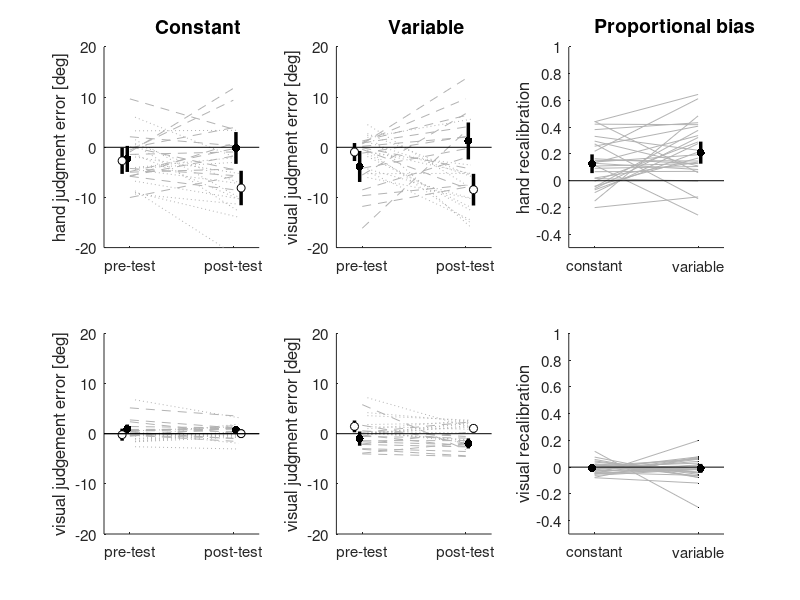

MATLAB code to generate this figure: (Note: this script raises an error after producing the figure.)

% creates figure 3 of Debats et al
% "Different time scales of common-cause evidence shape multisensory
% integration, recalibration and motor adaptation "


% Figure 3 Recalibration


clear;
close all
load('DataPlots');

tFactors = icdf('T',[.025 .975],nvp-1);
nvp=28;
LW = 2.5;
p1 = 10.5;
p2 = 11.5;
% sequence of blocks
seq = [1 2 1 2 1 2 1 2 1 2 1 2 1 2 1 2 1 2 1 2 1 2 1 2 1 2 1 2];  % position of Lin
nvp_first=length(ARLin(ARLin(:)==1)); nvp_second=length(ARLin(ARLin(:)==-1));

figure(2);clf;
%--------------------------------------------------------------------------------
% group results for recalibration, explicit judgments, unimodal trials
% Vor -und Nachtest aufteilen je nach Richtung der Adaptation wie in
%                       ARLin(ivp)  und ARCur(ivp) mit +1 oder -1 angegeben;
% straight, judgement errors hand
clear x1a x1b x2a x2b
nvp_first=length(ARLin(ARLin(:)==1)); nvp_second=length(ARLin(ARLin(:)==-1));
M1a = mean(outcome.PreLinUniH(ARLin(:)==1,2)); SE1a = std(outcome.PreLinUniH(ARLin(:)==1,2))/sqrt(nvp_first);
CI1alow = M1a+tFactors(1)*SE1a; CI1ahigh = M1a+tFactors(2)*SE1a;
M2a = mean(outcome.PostLinUniH(ARLin(:)==1,2)); SE2a = std(outcome.PostLinUniH(ARLin(:)==1,2))/sqrt(nvp_first);
CI2alow = M2a+tFactors(1)*SE2a; CI2ahigh = M2a+tFactors(2)*SE2a;
M1b = mean(outcome.PreLinUniH(ARLin(:)==-1,2)); SE1b = std(outcome.PreLinUniH(ARLin(:)==-1,2))/sqrt(nvp_second);
CI1blow = M1b+tFactors(1)*SE1b; CI1bhigh = M1b+tFactors(2)*SE1b;
M2b = mean(outcome.PostLinUniH(ARLin(:)==-1,2)); SE2b = std(outcome.PostLinUniH(ARLin(:)==-1,2))/sqrt(nvp_second);
CI2blow = M2b+tFactors(1)*SE2b; CI2bhigh = M2b+tFactors(2)*SE2b;
subplot (2,3,1)
x1a(1:nvp_first) = -10; y1a=outcome.PreLinUniH(ARLin(:)==1,2);
hold on
x2a(1:nvp_first) = 10; y2a=outcome.PostLinUniH(ARLin(:)==1,2);
for ivp=1:nvp_first
    plot([x1a(ivp) x2a(ivp)],[y1a(ivp) y2a(ivp)],'--k','color',[.7 .7 .7])
end    
x1b(1:nvp_second) = -9; y1b=outcome.PreLinUniH(ARLin(:)==-1,2);
x2b(1:nvp_second) = 11; y2b=outcome.PostLinUniH(ARLin(:)==-1,2);
for ivp=1:nvp_second
    plot([x1b(ivp) x2b(ivp)],[y1b(ivp) y2b(ivp)],':k','color',[.7 .7 .7])
end    
plot([-p1 -p1],[CI1alow CI1ahigh],'-k','LineWidth',LW)
plot([+p1 +p1],[CI2alow CI2ahigh],'-k','LineWidth',LW)
scatter([-p1 p1],[M1a M2a],35,'k','filled');

plot([-p2 -p2],[CI1blow CI1bhigh],'-k','LineWidth',LW)
plot([+p2 +p2],[CI2blow CI2bhigh],'-k','LineWidth',LW)
scatter([-p2 p2],[M1b M2b],35,'k','MarkerFaceColor','w');

plot([-15 15],[0 0],'-k')
ylabel('hand judgment error [deg]')
xticks([-10 10])
xticklabels({'pre-test','post-test'})
axis([-15 15 -20 20])
set(gca,'FontSize',11)
text(-5,24,'Constant','FontSize',14,'FontWeight','Bold');


% ---------------------------------------------------
% curved, judgement errors hand
clear x1a x1b x2a x2b
nvp_first=length(ARCur(ARCur(:)==1)); nvp_second=length(ARCur(ARCur(:)==-1));
M1a = mean(outcome.PreCurUniH(ARCur(:)==1,2)); SE1a = std(outcome.PreCurUniH(ARCur(:)==1,2))/sqrt(nvp_first);
CI1alow = M1a+tFactors(1)*SE1a; CI1ahigh = M1a+tFactors(2)*SE1a;
M2a = mean(outcome.PostCurUniH(ARCur(:)==1,2)); SE2a = std(outcome.PostCurUniH(ARCur(:)==1,2))/sqrt(nvp_first);
CI2alow = M2a+tFactors(1)*SE2a; CI2ahigh = M2a+tFactors(2)*SE2a;
M1b = mean(outcome.PreCurUniH(ARCur(:)==-1,2)); SE1b = std(outcome.PreCurUniH(ARCur(:)==-1,2))/sqrt(nvp_second);
CI1blow = M1b+tFactors(1)*SE1b; CI1bhigh = M1b+tFactors(2)*SE1b;
M2b = mean(outcome.PostCurUniH(ARCur(:)==-1,2)); SE2b = std(outcome.PostCurUniH(ARCur(:)==-1,2))/sqrt(nvp_second);
CI2blow = M2b+tFactors(1)*SE2b; CI2bhigh = M2b+tFactors(2)*SE2b;
subplot (2,3,2)
x1a(1:nvp_first) = -10; y1a=outcome.PreCurUniH(ARCur(:)==1,2);
hold on
x2a(1:nvp_first) = 10; y2a=outcome.PostCurUniH(ARCur(:)==1,2);
for ivp=1:nvp_first
    plot([x1a(ivp) x2a(ivp)],[y1a(ivp) y2a(ivp)],'--k','color',[.7 .7 .7])
end    
x1b(1:nvp_second) = -9; y1b=outcome.PreCurUniH(ARCur(:)==-1,2);
x2b(1:nvp_second) = 11; y2b=outcome.PostCurUniH(ARCur(:)==-1,2);
for ivp=1:nvp_second
    plot([x1b(ivp) x2b(ivp)],[y1b(ivp) y2b(ivp)],':k','color',[.7 .7 .7])
end

plot([-p1 -p1],[CI1alow CI1ahigh],'-k','LineWidth',LW)
plot([+p1 +p1],[CI2alow CI2ahigh],'-k','LineWidth',LW)
scatter([-p1 p1],[M1a M2a],35,'k','filled');

plot([-p2 -p2],[CI1blow CI1bhigh],'-k','LineWidth',LW)
plot([+p2 +p2],[CI2blow CI2bhigh],'-k','LineWidth',LW)
scatter([-p2 p2],[M1b M2b],35,'k','MarkerFaceColor','w');

plot([-15 15],[0 0],'-k')
ylabel('visual judgment error [deg]')
xticks([-10 10])
xticklabels({'pre-test','post-test'})
axis([-15 15 -20 20])
set(gca,'FontSize',11)
text(-5,24,'Variable','FontSize',14,'FontWeight','Bold');


% ---------------------------------------------------

% straight and curved, recalibration as proportional bias
M1 = mean(outcome.AELin(:,2)/30); SE1 = std(outcome.AELin(:,2)/30)/sqrt(nvp);
CI1low = M1+tFactors(1)*SE1; CI1high = M1+tFactors(2)*SE1;
M2 = mean(outcome.AECur(:,2)/30); SE2 = std(outcome.AECur(:,2)/30)/sqrt(nvp);
CI2low = M2+tFactors(1)*SE2; CI2high = M2+tFactors(2)*SE2;
subplot (2,3,3)
x1(1:nvp) = -10; y1=outcome.AELin(:,2)/30;
hold on
x2(1:nvp) = 10; y2=outcome.AECur(:,2)/30;
for ivp=1:nvp
    plot([x1(ivp) x2(ivp)],[y1(ivp) y2(ivp)],'-k','color',[.7 .7 .7])
end    
scatter([-10.5 10.5],[M1 M2],35,'k','filled');
plot([-10.5 -10.5],[CI1low CI1high],'-k','LineWidth',LW)
plot([+10.5 +10.5],[CI2low CI2high],'-k','LineWidth',LW)
plot([-15 15],[0 0],'-k')
ylabel('hand recalibration')
xticks([-10 10])
xticklabels({'constant','variable'})
axis([-15 15 -.5 1])
set(gca,'FontSize',11)
text(-10,1.15,'Proportional bias','FontSize',14,'FontWeight','Bold');

% ---------------------------------------------------
% straight, judgement errors cursor
clear x1a x1b x2a x2b
nvp_first=length(ARLin(ARLin(:)==1)); nvp_second=length(ARLin(ARLin(:)==-1));
M1a = mean(outcome.PreLinUniC(ARLin(:)==1,2)); SE1a = std(outcome.PreLinUniC(ARLin(:)==1,2))/sqrt(nvp_first);
CI1alow = M1a+tFactors(1)*SE1a; CI1ahigh = M1a+tFactors(2)*SE1a;
M2a = mean(outcome.PostLinUniC(ARLin(:)==1,2)); SE2a = std(outcome.PostLinUniC(ARLin(:)==1,2))/sqrt(nvp_first);
CI2alow = M2a+tFactors(1)*SE2a; CI2ahigh = M2a+tFactors(2)*SE2a;
M1b = mean(outcome.PreLinUniC(ARLin(:)==-1,2)); SE1b = std(outcome.PreLinUniC(ARLin(:)==-1,2))/sqrt(nvp_second);
CI1blow = M1b+tFactors(1)*SE1b; CI1bhigh = M1b+tFactors(2)*SE1b;
M2b = mean(outcome.PostLinUniC(ARLin(:)==-1,2)); SE2b = std(outcome.PostLinUniC(ARLin(:)==-1,2))/sqrt(nvp_second);
CI2blow = M2b+tFactors(1)*SE2b; CI2bhigh = M2b+tFactors(2)*SE2b;
subplot (2,3,4)
x1a(1:nvp_first) = -10; y1a=outcome.PreLinUniC(ARLin(:)==1,2);
hold on
x2a(1:nvp_first) = 10; y2a=outcome.PostLinUniC(ARLin(:)==1,2);
for ivp=1:nvp_first
    plot([x1a(ivp) x2a(ivp)],[y1a(ivp) y2a(ivp)],'--k','color',[.7 .7 .7])
end    
x1b(1:nvp_second) = -9; y1b=outcome.PreLinUniC(ARLin(:)==-1,2);
x2b(1:nvp_second) = 11; y2b=outcome.PostLinUniC(ARLin(:)==-1,2);
for ivp=1:nvp_second
    plot([x1b(ivp) x2b(ivp)],[y1b(ivp) y2b(ivp)],':k','color',[.7 .7 .7])
end

plot([-p1 -p1],[CI1alow CI1ahigh],'-k','LineWidth',LW)
plot([+p1 +p1],[CI2alow CI2ahigh],'-k','LineWidth',LW)
scatter([-p1 p1],[M1a M2a],35,'k','filled');
plot([-p2 -p2],[CI1blow CI1bhigh],'-k','LineWidth',LW)
plot([+p2 +p2],[CI2blow CI2bhigh],'-k','LineWidth',LW)
scatter([-p2 p2],[M1b M2b],35,'k','MarkerFaceColor','w');
plot([-15 15],[0 0],'-k')

plot([-15 15],[0 0],'-k')
ylabel('visual judgement error [deg]')
xticks([-10 10])
xticklabels({'pre-test','post-test'})
axis([-15 15 -20 20])
set(gca,'FontSize',11)




% ---------------------------------------------------

% curved, judgement errors cursor
clear x1a x1b x2a x2b
nvp_first=length(ARCur(ARCur(:)==1)); nvp_second=length(ARCur(ARCur(:)==-1));
M1a = mean(outcome.PreCurUniC(ARCur(:)==1,2)); SE1a = std(outcome.PreCurUniC(ARCur(:)==1,2))/sqrt(nvp_first);
CI1alow = M1a+tFactors(1)*SE1a; CI1ahigh = M1a+tFactors(2)*SE1a;
M2a = mean(outcome.PostCurUniC(ARCur(:)==1,2)); SE2a = std(outcome.PostCurUniC(ARCur(:)==1,2))/sqrt(nvp_first);
CI2alow = M2a+tFactors(1)*SE2a; CI2ahigh = M2a+tFactors(2)*SE2a;
M1b = mean(outcome.PreCurUniC(ARCur(:)==-1,2)); SE1b = std(outcome.PreCurUniC(ARCur(:)==-1,2))/sqrt(nvp_second);
CI1blow = M1b+tFactors(1)*SE1b; CI1bhigh = M1b+tFactors(2)*SE1b;
M2b = mean(outcome.PostCurUniC(ARCur(:)==-1,2)); SE2b = std(outcome.PostCurUniC(ARCur(:)==-1,2))/sqrt(nvp_second);
CI2blow = M2b+tFactors(1)*SE2b; CI2bhigh = M2b+tFactors(2)*SE2b;
subplot (2,3,5)
x1a(1:nvp_first) = -10; y1a=outcome.PreCurUniC(ARCur(:)==1,2);
hold on
x2a(1:nvp_first) = 10; y2a=outcome.PostCurUniC(ARCur(:)==1,2);
for ivp=1:nvp_first
    plot([x1a(ivp) x2a(ivp)],[y1a(ivp) y2a(ivp)],'--k','color',[.7 .7 .7])
end    
x1b(1:nvp_second) = -9; y1b=outcome.PreCurUniC(ARCur(:)==-1,2);
x2b(1:nvp_second) = 11; y2b=outcome.PostCurUniC(ARCur(:)==-1,2);
for ivp=1:nvp_second
    plot([x1b(ivp) x2b(ivp)],[y1b(ivp) y2b(ivp)],':k','color',[.7 .7 .7])
end    
plot([-p1 -p1],[CI1alow CI1ahigh],'-k','LineWidth',LW)
plot([+p1 +p1],[CI2alow CI2ahigh],'-k','LineWidth',LW)
scatter([-p1 p1],[M1a M2a],35,'k','filled');

plot([-p2 -p2],[CI1blow CI1bhigh],'-k','LineWidth',LW)
plot([+p2 +p2],[CI2blow CI2bhigh],'-k','LineWidth',LW)
scatter([-p2 p2],[M1b M2b],35,'k','MarkerFaceColor','w');
plot([-15 15],[0 0],'-k')
ylabel('visual judgment error [deg]')
xticks([-10 10])
xticklabels({'pre-test','post-test'})
axis([-15 15 -20 20])
set(gca,'FontSize',11)


% ---------------------------------------------------

% straight and curved, recalibration
M1 = mean(outcome.AELin(:,8)/30); SE1 = std(outcome.AELin(:,8)/30)/sqrt(nvp);
CI1low = M1+tFactors(1)*SE1; CI1high = M1+tFactors(2)*SE1;
M2 = mean(outcome.AECur(:,8)/30); SE2 = std(outcome.AECur(:,8)/30)/sqrt(nvp);
CI2low = M2+tFactors(1)*SE2; CI2high = M2+tFactors(2)*SE2;
subplot (2,3,6)
x1(1:nvp) = -10; y1=outcome.AELin(:,8)/30;
hold on
x2(1:nvp) = 10; y2=outcome.AECur(:,8)/30;
scatter(x2,y2,1,'k','filled')
for ivp=1:nvp
    plot([x1(ivp) x2(ivp)],[y1(ivp) y2(ivp)],'-k','color',[.7 .7 .7])
end    
scatter([-10.5 10.5],[M1 M2],35,'k','filled');
plot([-10.5 -10.5],[CI1low CI1high],'-k','LineWidth',LW)
plot([+10.5 +10.5],[CI2low CI2high],'-k','LineWidth',LW)
plot([-15 15],[0 0],'-k')
ylabel('visual recalibration')
xticks([-10 10])
xticklabels({'constant','variable'})
axis([-15 15 -0.5 1])
set(gca,'FontSize',11)


ckfigure_setall(gcf,'TickLength',[0.02 0.02]);
ckfigure_setall(gcf,'Box','Off');

set(gcf,'Position',[      50         206        1160         625])


FigureDir= 'F:/CKDATA/Projects/projects/Multisensory_decoding/Debats.EJN/data';
snamef = sprintf('%s/Figure3.png',  FigureDir);
print('-dpng',snamef,'-r600');
snamef = sprintf('%s/Figure3.tiff',  FigureDir);
print('-dtiff',snamef,'-r600');
% snamef = sprintf('%s/Figure2.pdf',  FigureDir);
% print('-dpdf',snamef,'-r600');
